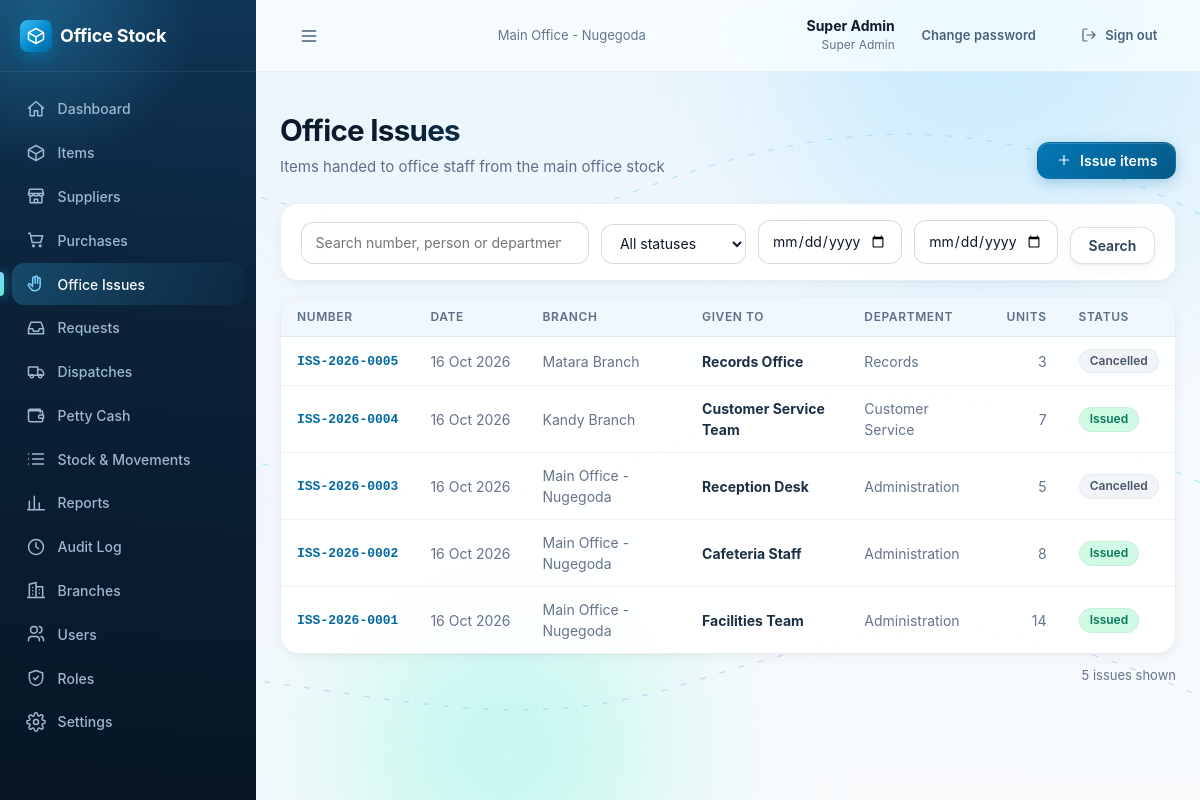
/office-issues/ (signed in), run on the app's committed database.
### accounts/models.py (models this page shows, shortened)
class User(AbstractBaseUser):
    name = models.CharField(max_length=120)
    email = models.EmailField(unique=True)
    role = models.CharField(max_length=40)
    permissions = models.JSONField(null=True, blank=True, default=None)
    branch = models.ForeignKey(Branch, on_delete=models.PROTECT, related_name='users')
    active = models.BooleanField(default=True)
    failed_logins = models.PositiveSmallIntegerField(default=0)
    locked_until = models.DateTimeField(null=True, blank=True)
    created_at = models.DateTimeField(auto_now_add=True)
    updated_at = models.DateTimeField(auto_now=True)
    USERNAME_FIELD = 'email'
    REQUIRED_FIELDS = ['name']
    objects = UserManager()
    class Meta:
        ordering = ['name']
    @property
    def role_def(self):
        if not hasattr(self, '_role_def'):
            if self.role == SUPER_ADMIN_ROLE['key']:
                self._role_def = SUPER_ADMIN_ROLE
            else:
                r = Role.objects.filter(key=self.role).first()
                self._role_def = r.as_def() if r else None
        return self._role_def
    @property
    def role_name(self):
        return (self.role_def or {}).get('name') or self.role

class Branch(models.Model):
    name = models.CharField(max_length=120)
    code = models.CharField(max_length=10, unique=True)
    type = models.CharField(max_length=10, choices=[(BRANCH_TYPES.MAIN, 'Main office'), (BRANCH_TYPES.BRANCH, 'Branch')],
                            default=BRANCH_TYPES.BRANCH)
    address = models.CharField(max_length=250, blank=True, default='')
    phone = models.CharField(max_length=40, blank=True, default='')
    active = models.BooleanField(default=True)
    created_at = models.DateTimeField(auto_now_add=True)
    updated_at = models.DateTimeField(auto_now=True)
    class Meta:
        ordering = ['type', 'name']
        constraints = [
            models.UniqueConstraint(fields=['type'], condition=models.Q(type=BRANCH_TYPES.MAIN), name='one_main_office'),
        ]

### inventory/models.py (models this page shows, shortened)
class OfficeIssue(models.Model):
    number = models.CharField(max_length=30, unique=True)  # ISS-2026-0001
    recipient = models.CharField(max_length=120)
    department = models.CharField(max_length=120, blank=True, default='')
    issue_date = models.DateField()
    branch = models.ForeignKey('accounts.Branch', null=True, blank=True, on_delete=models.PROTECT, related_name='+')
    status = models.CharField(max_length=20, choices=choices(ISSUE_STATUS), default=ISSUE_STATUS.ISSUED)
    purpose = models.CharField(max_length=300, blank=True, default='')
    issued_by = models.ForeignKey(settings.AUTH_USER_MODEL, on_delete=models.PROTECT, related_name='+')
    cancelled_by = models.ForeignKey(settings.AUTH_USER_MODEL, null=True, blank=True, on_delete=models.PROTECT, related_name='+')
    cancelled_at = models.DateTimeField(null=True, blank=True)
    cancel_reason = models.CharField(max_length=200, blank=True, default='')
    created_at = models.DateTimeField(auto_now_add=True)
    updated_at = models.DateTimeField(auto_now=True)
    class Meta:
        ordering = ['-issue_date', '-created_at']
        indexes = [
            models.Index(fields=['branch', '-issue_date', '-created_at']),
            models.Index(fields=['status', '-issue_date']),
        ]

### inventory/views.py (the view)
# urls.py: path('office-issues/', views.issue_list, name='issue_list'),
@permission_required('issues.view')
def issue_list(request):
    g = request.GET
    search, status = g.get('q', '').strip(), g.get('status', '')
    f, t, rng, problem = _date_range(request)
    qs = OfficeIssue.objects.select_related('branch', 'issued_by', 'cancelled_by').prefetch_related('lines')
    if is_branch_side(request.user):
        qs = qs.filter(branch_id=request.user.branch_id)
    if status in ISSUE_STATUS_LABELS:
        qs = qs.filter(status=status)
    if search:
        qs = qs.filter(Q(number__icontains=search) | Q(recipient__icontains=search) | Q(department__icontains=search))
    if not problem:
        if rng.get('from'):
            qs = qs.filter(issue_date__gte=rng['from'])
        if rng.get('to'):
            qs = qs.filter(issue_date__lte=rng['to'])
    rows = [_issue_view_model(i) for i in qs.order_by('-issue_date', '-created_at')]
    return render(request, 'inventory/issue_list.html', {
        'rows': rows, 'problem': problem, 'statuses': ISSUE_STATUS_LABELS, 'f': {'q': search, 'status': status, 'from': f, 'to': t},
        'filters_on': any([search, status, f, t]), 'show_branch': not is_branch_side(request.user),
        'can_issue': has_any(request.user, ['issues.manage']), 'branch_side': is_branch_side(request.user)})

### core/context_processors.py (called while the page is built)
def app(request):
    ctx = {}
    user = getattr(request, 'user', None)
    if user is None or not user.is_authenticated:
        return ctx
    settings = Setting.get()
    ctx['app_settings'] = settings
    perms = getattr(request, 'perms', [])
    nav = []
    path = request.path
    for n in visible_nav(user, perms, settings.branch_module_enabled):
        try:
            url = reverse(n['url'])
        except NoReverseMatch:
            continue
        active = path == url if n.get('exact') else path.startswith(n['match'])
        nav.append({**n, 'href': url, 'active': active})
    ctx.update({
        'nav': nav,
        'perm': {p.replace('.', '_'): (p in perms) for p in ALL_PERMISSIONS},
        'is_branch_side': side_of(user) == 'branch',
        'is_super_admin': user.role == 'super_admin',
    })
    return ctx

### core/models.py (called while the page is built)
    @classmethod
    def get(cls):
        obj = cls.objects.filter(key='app').first()
        if obj:
            return obj
        try:
            with transaction.atomic():
                return cls.objects.create(key='app')
        except IntegrityError:
            return cls.objects.get(key='app')

### core/permissions.py (called while the page is built)
def side_of(user, role_def=None):
    role_def = role_def if role_def is not None else getattr(user, 'role_def', None)
    return (role_def or {}).get('side') or SIDES.MAIN

def is_branch_side(user, role_def=None):
    return side_of(user, role_def) == SIDES.BRANCH

def effective_permissions(user, role_def=None):
    if user.role == ROLES.SUPER_ADMIN:
        return list(ALL_PERMISSIONS)
    if isinstance(user.permissions, (list, tuple)):
        return list(user.permissions)
    role_def = role_def if role_def is not None else getattr(user, 'role_def', None)
    return list((role_def or {}).get('permissions') or [])

def has_any(user, perms):
    have = effective_permissions(user)
    return any(p in have for p in perms)

def visible_nav(user, permissions, branch_module_enabled):
    out = []
    for n in NAV_ITEMS:
        if n.get('branch_side') and not branch_module_enabled:
            continue
        if n.get('roles'):
            if user.role not in n['roles']:
                continue
        elif n.get('perms'):
            if not any(p in permissions for p in n['perms']):
                continue
        out.append(n)
    return out

### core/rules/issue_rules.py (called while the page is built)
def total_units(lines):
    return sum(l.quantity for l in lines)

### core/templatetags/ui.py (called while the page is built)
@register.filter
def fdate(value):
    return value.strftime('%d %b %Y') if value else ''

### inventory/templates/inventory/issue_list.html (shortened to what this page needs)
{% extends "base.html" %}
{% load ui %}
{% block content %}
<div class="page-header">
  <div><h1>Office Issues</h1><p>{% if branch_side %}Items handed to staff from your branch stock{% else %}Items handed to office staff from the main office stock{% endif %}</p></div>
  {% if can_issue %}<a class="btn" href="{% url 'inventory:issue_create' %}">{% icon 'plus' 'icon icon-sm' %} Issue items</a>{% endif %}
</div>
<form method="get" class="card" style="margin-bottom:1rem"><div class="filters">
  <div class="field grow"><input type="search" name="q" value="{{ f.q }}" placeholder="Search number, person or department" aria-label="Search issues"></div>
  <div class="field"><select name="status" aria-label="Status" onchange="this.form.submit()"><option value="">All statuses</option>
    {% for value, s in statuses.items %}<option value="{{ value }}" {% if f.status == value %}selected{% endif %}>{{ s.label }}</option>{% endfor %}</select></div>
  <div class="field"><input type="date" name="from" value="{{ f.from }}" aria-label="From date" onchange="this.form.submit()"></div>
  <div class="field"><input type="date" name="to" value="{{ f.to }}" aria-label="To date" onchange="this.form.submit()"></div>
  <button class="btn btn-secondary" type="submit">Search</button>
</div></form>
{% if not rows %}
  <div class="card empty"><h3>{% if filters_on %}No issues match your filters{% else %}Nothing issued yet{% endif %}</h3>
  <p>{% if filters_on %}Try clearing the search or filters.{% else %}Record items you hand to staff here. Stock goes down as soon as you issue them.{% endif %}</p>
  {% if not filters_on and can_issue %}<p><a class="btn" href="{% url 'inventory:issue_create' %}">Issue the first items</a></p>{% endif %}</div>
{% else %}
<div class="card table-wrap"><table class="data">
  <thead><tr><th>Number</th><th>Date</th>{% if show_branch %}<th>Branch</th>{% endif %}<th>Given to</th><th>Department</th><th class="num">Units</th><th>Status</th></tr></thead>
  <tbody>{% for r in rows %}
    <tr><td class="nowrap mono small"><a href="{% url 'inventory:issue_detail' r.i.pk %}"><b>{{ r.i.number }}</b></a></td>
    <td class="nowrap muted">{{ r.i.issue_date|fdate }}</td>
    {% if show_branch %}<td class="muted">{{ r.i.branch.name|default:"Main office" }}</td>{% endif %}
    <td><b>{{ r.i.recipient }}</b></td><td class="muted">{{ r.i.department }}</td><td class="num nowrap muted">{{ r.units }}</td>
    <td>{% status_badge 'issue' r.i.status %}</td></tr>
  {% endfor %}</tbody>
</table></div>
<p class="small muted right" style="margin-top:.75rem">{{ rows|length|plural:"issue" }} shown</p>
{% endif %}
{% endblock %}

### templates/base.html (shortened to what this page needs)
{% load static ui %}<!doctype html>
<html lang="en">
<head>
  <link rel="stylesheet" href="{% static 'css/app.css' %}">
  <link rel="stylesheet" href="{% static 'css/premium.css' %}">
</head>
<body>
<div class="ambient" aria-hidden="true">
  <span class="blob b1" data-parallax="0.10"><i></i></span>
  <span class="blob b2" data-parallax="-0.07"><i></i></span>
  <span class="blob b3" data-parallax="0.05"><i></i></span>
</div>
<div class="shell">
  <aside class="sidebar" id="sidebar">
    <div class="brand"><div class="brand-mark">{% icon 'box' %}</div><span class="brand-name">Office Stock</span></div>
    <nav class="nav" aria-label="Main">
      {% for n in nav %}<a href="{{ n.href }}" class="{% if n.active %}active{% endif %}">{% icon n.icon %}{{ n.label }}</a>{% endfor %}
    </nav>
  </aside>
  <div class="main-col">
    <header class="topbar">
      <button class="btn btn-ghost menu-btn" type="button" data-nav-open aria-label="Open menu">{% icon 'menu' %}</button>
      <div class="branch-name muted small">{{ request.user.branch.name }}</div>
      <div class="topbar-right">
        <div class="who"><b>{{ request.user.name }}</b><span>{{ request.user.role_name }}</span></div>
        <a class="btn btn-ghost btn-sm" href="{% url 'accounts:change_password' %}">Change password</a>
        <form method="post" action="{% url 'accounts:logout' %}" class="inline">{% csrf_token %}
          <button class="btn btn-ghost btn-sm" type="submit">{% icon 'logout' 'icon icon-sm' %}<span class="hide-sm">Sign out</span></button>
        </form>
      </div>
    </header>
    <main class="content">
      {% block content %}{% endblock %}
    </main>
  </div>
</div>
</body>
</html>

### data on the page
User: user.branch.name "Main Office - Nugegoda", user.name "Super Admin", user.role_name "Super Admin"
OfficeIssue: i.number "ISS-2026-0005", i.issue_date|fdate "16 Oct 2026", i.branch.name "Matara Branch", i.recipient "Records Office", i.department "Records", units "3", status "Cancelled"
OfficeIssue: i.number "ISS-2026-0004", i.issue_date|fdate "16 Oct 2026", i.branch.name "Kandy Branch", i.recipient "Customer Service Team", i.department "Customer Service", units "7", status "Issued"
OfficeIssue: i.number "ISS-2026-0003", i.issue_date|fdate "16 Oct 2026", i.branch.name "Main Office - Nugegoda", i.recipient "Reception Desk", i.department "Administration", units "5", status "Cancelled"
OfficeIssue: i.number "ISS-2026-0002", i.issue_date|fdate "16 Oct 2026", i.branch.name "Main Office - Nugegoda", i.recipient "Cafeteria Staff", i.department "Administration", units "8", status "Issued"
OfficeIssue: i.number "ISS-2026-0001", i.issue_date|fdate "16 Oct 2026", i.branch.name "Main Office - Nugegoda", i.recipient "Facilities Team", i.department "Administration", units "14", status "Issued"

### other printed values
{{ n.label }} "Dashboard" "Items" "Suppliers" "Purchases" "Office Issues" "Requests" "Dispatches" "Petty Cash" "Stock & Movements" "Reports" "Audit Log" "Branches" "Users" "Roles" "Settings"
{{ rows|length|plural:"issue" }} "5 issues"
